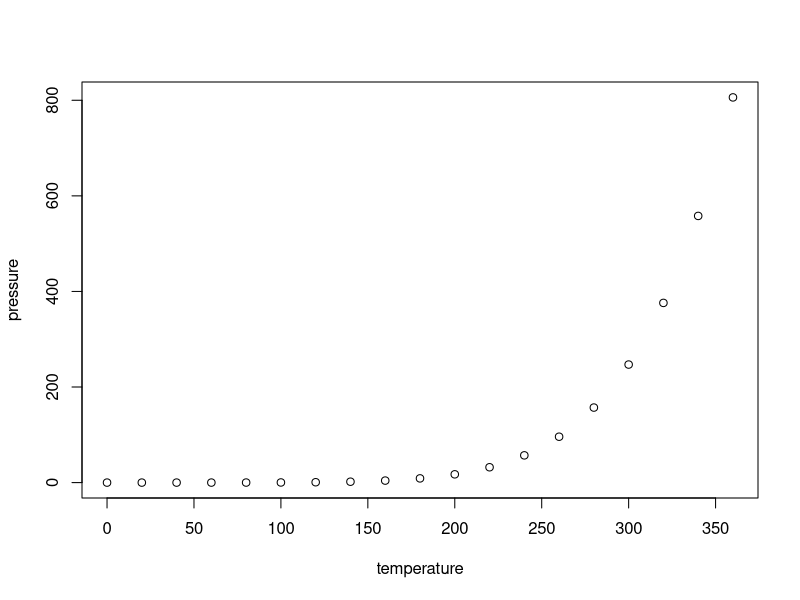
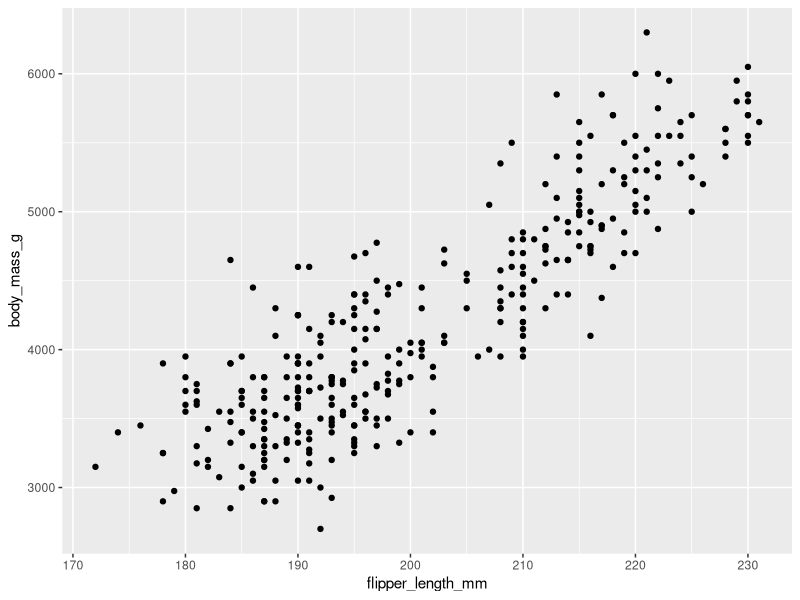
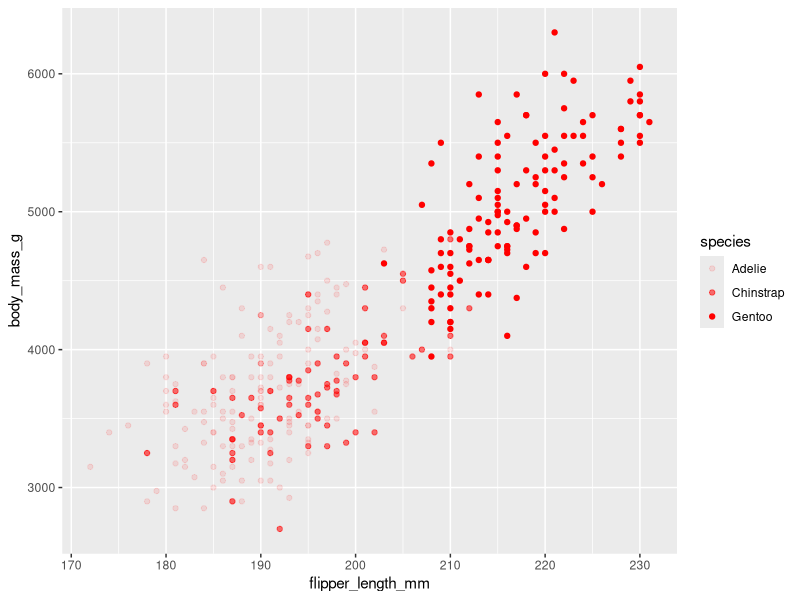
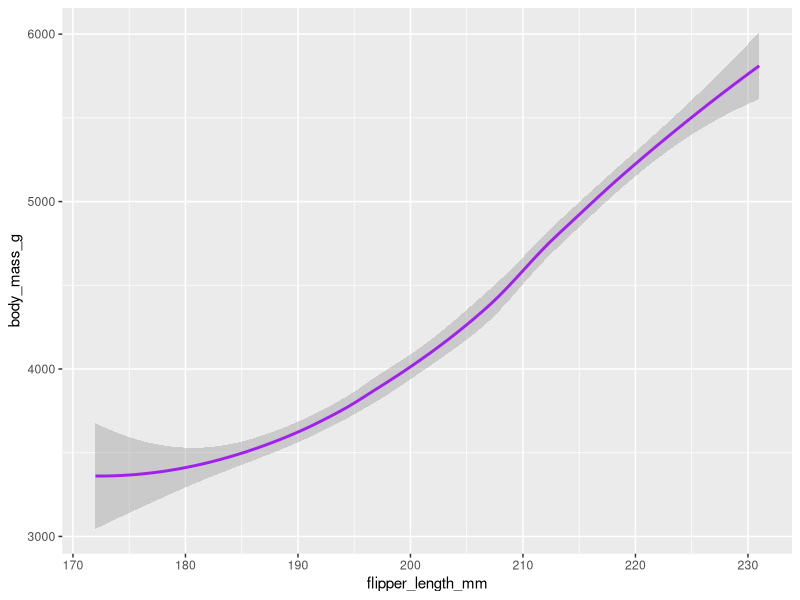
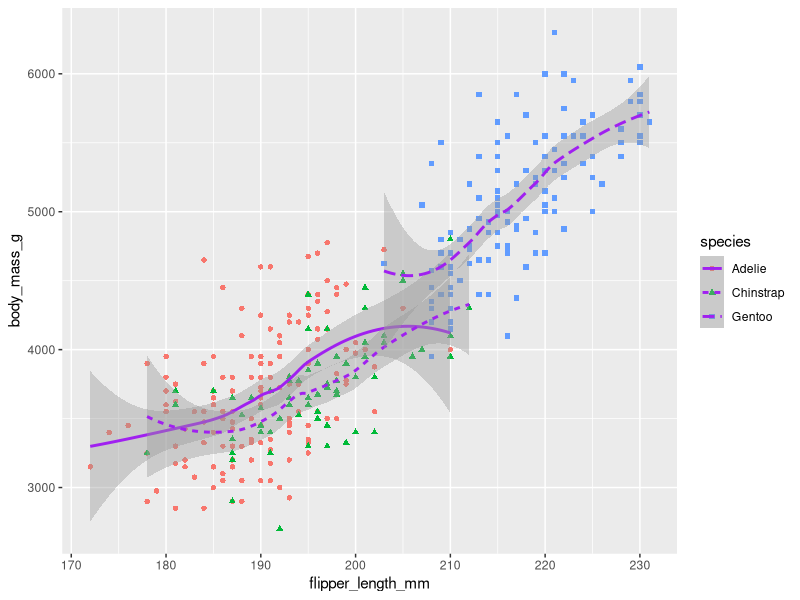
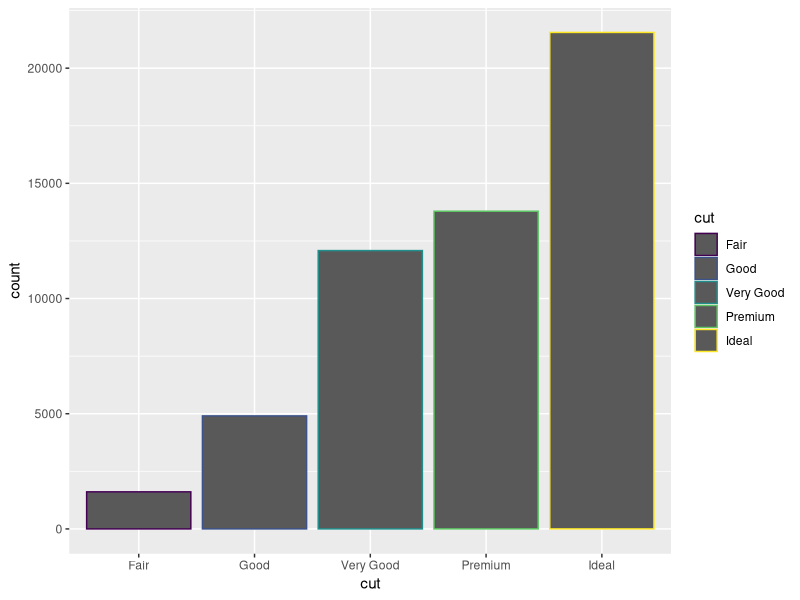
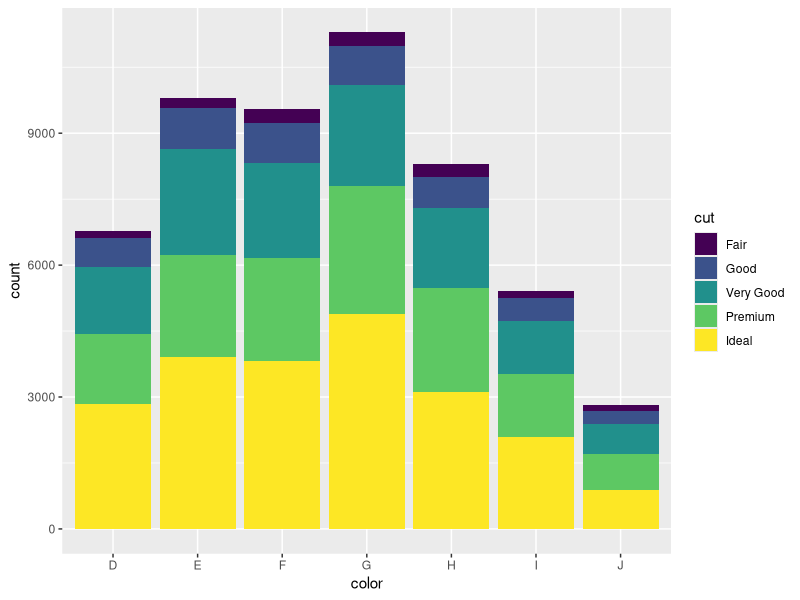
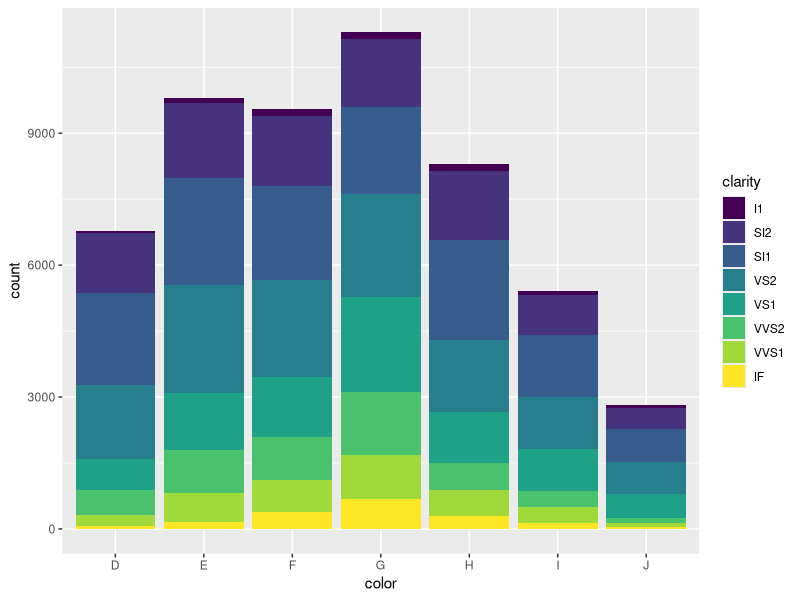

Write the R code that produced these figures, in order.
## ---- chunk 1
knitr::opts_chunk$set(echo = TRUE)
## ---- chunk 2
summary(cars)
## ---- chunk 3
plot(pressure)
## ---- chunk 4
library(ggplot2)
library(palmerpenguins)
## ---- chunk 5
ggplot(data = penguins)+ geom_point(mapping = aes(x=flipper_length_mm,y=body_mass_g))
## ---- chunk 6
ggplot(data = penguins)+
  geom_point(mapping = aes(x=flipper_length_mm,y=body_mass_g,alpha=species),color="red")
## ---- chunk 7
ggplot(data = penguins)+ geom_smooth(mapping = aes(x=flipper_length_mm,y=body_mass_g),color="purple")

## ---- chunk 8
ggplot(data = penguins)+
  geom_point(mapping = aes(x=flipper_length_mm,y=body_mass_g,shape=species,color=species))+
  geom_smooth(mapping = aes(x=flipper_length_mm,y=body_mass_g,linetype=species),color="purple")
## ---- chunk 9
ggplot(data = diamonds)+ geom_bar(mapping = aes(x=cut,color=cut)) 

## ---- chunk 10
ggplot(data=diamonds)+ geom_bar(mapping=aes(x=color,fill=cut))  
## ---- chunk 11
ggplot(data=diamonds)+ geom_bar(mapping=aes(x=color,fill=clarity))
## ---- chunk 12
ggplot(data = penguins)+
  geom_point(mapping = aes(x=flipper_length_mm,y=body_mass_g,color=species))+
  facet_wrap(~species)
## ---- chunk 13
ggplot(data=diamonds)+ geom_bar(mapping=aes(x=color,fill=cut))+ facet_wrap(~cut)

## ---- chunk 14
ggplot(data = penguins)+
  geom_point(mapping = aes(x=flipper_length_mm,y=body_mass_g,color=species))+
  facet_grid(sex~species)
